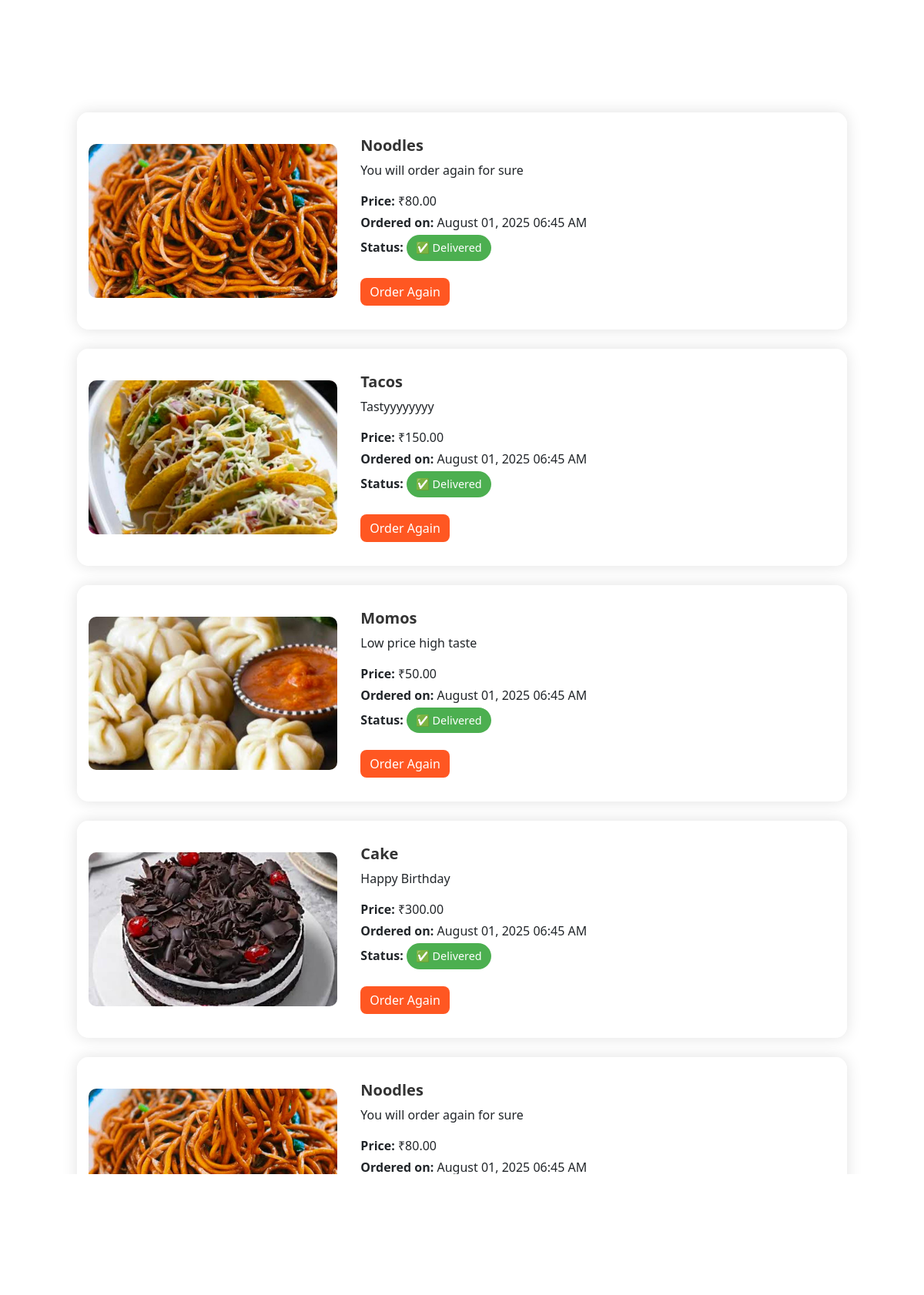
Page /orders/ (signed in) on the committed database.
### accounts/models.py (models this page shows, shortened)
class Order(models.Model):
    user = models.ForeignKey(User, on_delete=models.CASCADE)
    food_item = models.ForeignKey(FoodItem, on_delete=models.CASCADE, default=1)
    quantity = models.PositiveIntegerField(default=1)
    address = models.TextField()
    delivery_time = models.TimeField(null=True, blank=True)
    payment_method = models.CharField(max_length=50, default='Cash on Delivery')
    placed_at = models.DateTimeField(auto_now_add=True)
    item_name = models.CharField(max_length=100, null=True, blank=True)
    description = models.TextField(null=True, blank=True)
    image = models.ImageField(upload_to='orders/', null=True, blank=True)
    price = models.DecimalField(max_digits=8, decimal_places=2, null=True, blank=True)
    total_price = models.DecimalField(max_digits=10, decimal_places=2, null=True, blank=True)  # price × quantity
    timestamp = models.DateTimeField(default=timezone.now)
    estimated_delivery_minutes = models.IntegerField(default=30)
    name = models.CharField(max_length=255, null=True, blank=True)    # User's name
    gender = models.CharField(max_length=10, null=True, blank=True)   # User's gender
    city = models.CharField(max_length=100, null=True, blank=True)    # User's city
    username = models.CharField(max_length=150, null=True, blank=True)  # User's username

class FoodItem(models.Model):
    name = models.CharField(max_length=200)
    price = models.DecimalField(max_digits=7, decimal_places=2)
    image = models.ImageField(upload_to='food_images/')
    description = models.TextField(default="Delicious food item from DYNO.")
    created_at = models.DateTimeField(default=timezone.now)
    added_by = models.ForeignKey(User, on_delete=models.CASCADE)
    city = models.CharField(max_length=100, null=True, blank=True)

### accounts/views.py (the view)
# urls.py: path('orders/', views.orders_view, name='orders'),
@login_required
def orders_view(request):
    orders = Order.objects.filter(user=request.user).order_by('-timestamp')
    delivery_duration = timedelta(minutes=30)
    for order in orders:
        time_diff = timezone.now() - order.timestamp
        if time_diff < delivery_duration:
            order.status = "Delivering"
            order.remaining_time = int((delivery_duration - time_diff).total_seconds() // 60)
        else:
            order.status = "Delivered"
            order.remaining_time = 0
    return render(request, 'accounts/orders.html', {'orders': orders})

### accounts/templates/accounts/orders.html (shortened to what this page needs)
{% load static %}
<!DOCTYPE html>
<html lang="en">
<head>
  <link href="https://cdn.jsdelivr.net/npm/bootstrap@5.3.2/dist/css/bootstrap.min.css" rel="stylesheet" />
</head>
<body>
<div class="orders-container">
  <h2 class="text-center text-white mb-5">Your Orders</h2>
  {% if orders %}
    {% for order in orders %}
      <div class="card food-card">
        <div class="row g-0 align-items-center w-100">
          <div class="col-md-4">
            <img src="{{ order.food_item.image.url }}" alt="{{ order.food_item.name }}" class="img-fluid card-img-left">
          </div>
          <div class="col-md-8">
            <div class="card-body">
              <h5 class="card-title">{{ order.food_item.name }}</h5>
              <p class="card-text">{{ order.food_item.description|truncatechars:100 }}</p>
              <p class="card-text mb-1"><strong>Price:</strong> ₹{{ order.food_item.price }}</p>
              <p class="card-text mb-1"><strong>Ordered on:</strong> {{ order.timestamp|date:"F d, Y H:i A" }}</p>
              <p class="card-text mb-1">
                <strong>Status:</strong>
                {% if order.status == "Delivering" %}
                  <span class="badge-status delivering">🚚 Delivering ({{ order.remaining_time }} min left)</span>
                {% else %}
                  <span class="badge-status delivered">✅ Delivered</span>
                {% endif %}
              </p>
              <a href="{% url 'order_again' order.id %}" class="btn btn-primary mt-2">Order Again</a>
            </div>
          </div>
        </div>
      </div>
    {% endfor %}
  {% else %}
    <p class="text-center text-white fs-5">You haven't placed any orders yet.</p>
  {% endif %}
</div>
</body>
</html>

### accounts/templates/accounts/orders.html (style rules this page uses)
body { background: url('https://images.unsplash.com/photo-1504674900247-0877df9cc836') no-repeat center center fixed; background-size: cover; font-family: 'Segoe UI', sans-serif; }
.orders-container { max-width: 1000px; margin: 60px auto; }
.card.food-card { background-color: rgba(255, 255, 255, 0.95); border: none; border-radius: 15px; box-shadow: 0 0 20px rgba(0, 0, 0, 0.12); transition: transform 0.2s ease-in-out; display: flex; flex-direction: row; align-items: center; padding: 15px; margin-bottom: 25px; }
.card-img-left { width: 100%; max-height: 200px; object-fit: cover; border-radius: 10px; }
.card-body { padding-left: 30px; }
.card-title { font-weight: 600; color: #333; }
.btn-primary { background-color: #ff5722; border: none; border-radius: 8px; }
.badge-status { font-size: 0.9rem; padding: 6px 12px; border-radius: 20px; margin-bottom: 10px; display: inline-block; }
.delivered { background-color: #4caf50; color: white; }

### rows in the picture
Order: food_item.image (picture), food_item.name "Noodles", food_item.description "You will order again for sure", food_item.price "80.00", timestamp "August 01, 2025 06:45 AM", shows "✅ Delivered"
Order: food_item.image (picture), food_item.name "Tacos", food_item.description "Tastyyyyyyyy", food_item.price "150.00", timestamp "August 01, 2025 06:45 AM", shows "✅ Delivered"
Order: food_item.image (picture), food_item.name "Momos", food_item.description "Low price high taste", food_item.price "50.00", timestamp "August 01, 2025 06:45 AM", shows "✅ Delivered"
Order: food_item.image (picture), food_item.name "Cake", food_item.description "Happy Birthday", food_item.price "300.00", timestamp "August 01, 2025 06:45 AM", shows "✅ Delivered"
Order: food_item.image (picture), food_item.name "Noodles", food_item.description "You will order again for sure", food_item.price "80.00", timestamp "August 01, 2025 06:45 AM"
